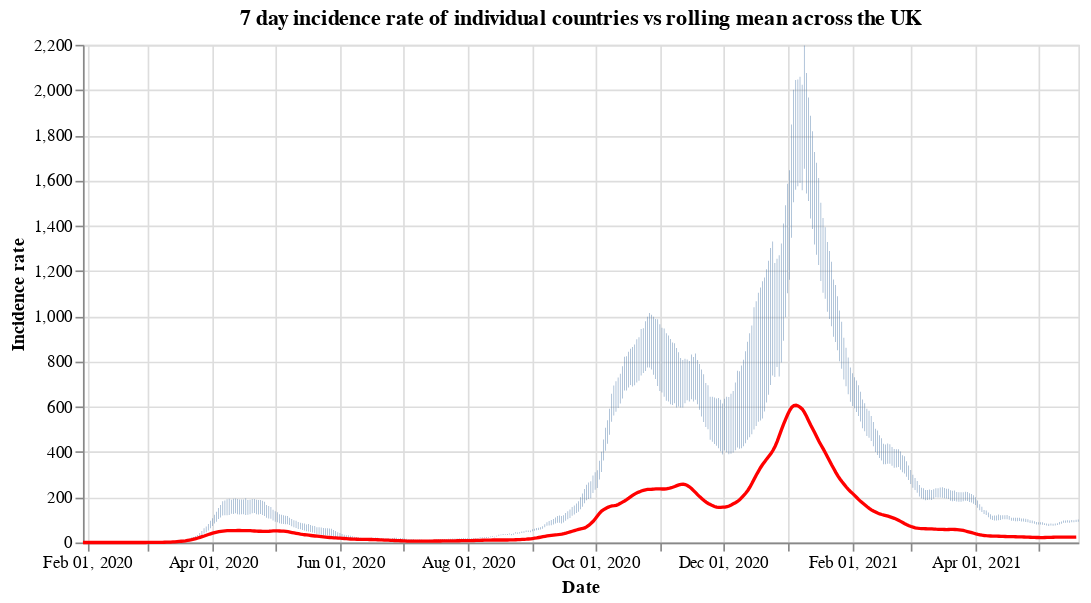

Write notebook code for a chart like this one.
### Code cell
#collapse
countries = uk_cases['areaName'].unique()
countries.sort()

selection = alt.selection_single(
    name='Select',
    fields=['areaName'],
    init={'areaName': 'Wales'},
    bind={'areaName': alt.binding_select(options=countries)}
)

# scatter plot, modify opacity based on selection
bars = alt.Chart(uk_cases).mark_bar().add_selection(
    selection
).encode(
    x=alt.X("yearmonthdate(date):T", axis=alt.Axis(title='Date')),
    y=alt.Y("weeklyCasesRate:Q", axis=alt.Axis(title='Incidence rate')),
    tooltip='weeklyCasesRate:Q',
    opacity=alt.condition(selection, alt.value(1), alt.value(0))
).properties(title=f'7 day incidence rate of individual countries vs rolling mean across the UK', width=600)

line = alt.Chart(overview_cases).mark_line(
    color='red',
    size=2,
).transform_window(
    rolling_mean='mean(weeklyCasesRate)',
    frame=[0, 7]
).encode(
    x='yearmonthdate(date):T',
    y='rolling_mean:Q'
)

alt.layer(bars, line)

### Figure 1 — Vega-Lite specification as saved in the notebook (floating-point values rounded to 4 significant figures; data arrays with more than 128 entries replaced by an {"elided": "..."} marker saying what was removed)
{"config": {"view": {"continuousWidth": 400, "continuousHeight": 300}}, "layer": [{"data": {"name": "data-40226f8fb04b92dd458a3c4c5675d423"}, "mark": "bar", "encoding": {"opacity": {"condition": {"value": 1, "selection": "Select"}, "value": 0}, "tooltip": {"type": "quantitative", "field": "weeklyCasesRate"}, "x": {"type": "temporal", "axis": {"title": "Date"}, "field": "date", "timeUnit": "yearmonthdate"}, "y": {"type": "quantitative", "axis": {"title": "Incidence rate"}, "field": "weeklyCasesRate"}}, "selection": {"Select": {"type": "single", "fields": ["areaName"], "init": {"areaName": "Wales"}, "bind": {"areaName": {"input": "select", "options": ["England", "Northern Ireland", "Scotland", "Wales"]}}}}, "title": "7 day incidence rate of individual countries vs rolling mean across the UK", "width": 600}, {"data": {"name": "data-7c87f2c97bebc07bc7439f48847bfb07"}, "mark": {"type": "line", "color": "red", "size": 2}, "encoding": {"x": {"type": "temporal", "field": "date", "timeUnit": "yearmonthdate"}, "y": {"type": "quantitative", "field": "rolling_mean"}}, "transform": [{"window": [{"op": "mean", "field": "weeklyCasesRate", "as": "rolling_mean"}], "frame": [0, 7]}]}], "$schema": "https://vega.github.io/schema/vega-lite/v4.8.1.json", "datasets": {"data-40226f8fb04b92dd458a3c4c5675d423": {"elided": "1812 records"}, "data-7c87f2c97bebc07bc7439f48847bfb07": {"elided": "476 records"}}}
